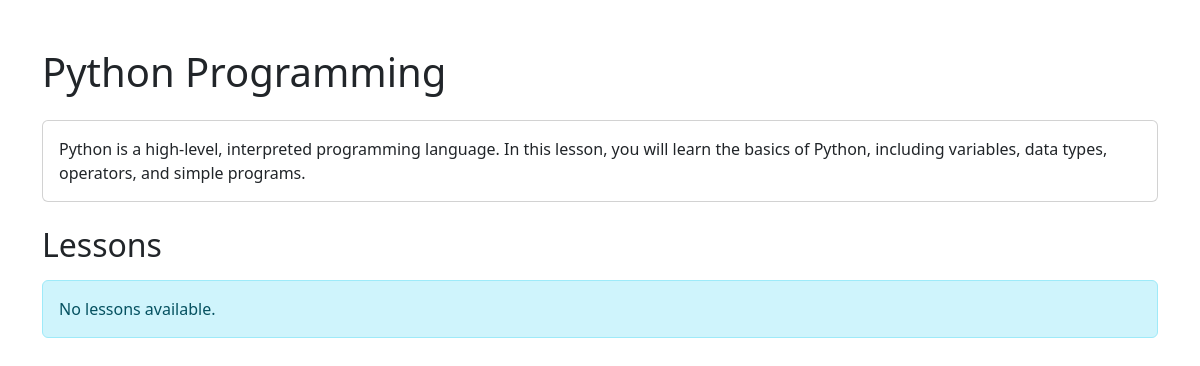
The app's page /course/3/ with its own data.
### onlinecourseapp/models.py (models this page shows, shortened)
class Course(models.Model):
    name = models.CharField(max_length=100)
    description = models.TextField()
    instructor = models.ForeignKey(
        Instructor,
        on_delete=models.CASCADE
    )

### onlinecourseapp/views.py (the view)
def course_details(request, course_id):
    course = get_object_or_404(Course, id=course_id)
    return render(
        request,
        'onlinecourseapp/course_details_bootstrap.html',
        {'course': course}
    )

### onlinecourseapp/templates/onlinecourseapp/course_details_bootstrap.html (shortened to what this page needs)
<!DOCTYPE html>
<html lang="en">
<head>
    <link href="https://cdn.jsdelivr.net/npm/bootstrap@5.3.3/dist/css/bootstrap.min.css"
          rel="stylesheet">
</head>
<body>
<div class="container mt-5">
    <h1 class="mb-4">{{ course.name }}</h1>
    <div class="card mb-4">
        <div class="card-body">
            <p class="card-text">{{ course.description }}</p>
        </div>
    </div>
    <h2 class="mb-3">Lessons</h2>
    <div class="list-group">
        {% for lesson in course.lesson_set.all %}
        <div class="list-group-item">
            <h5>{{ lesson.title }}</h5>
            <p>{{ lesson.content }}</p>
        </div>
        {% empty %}
        <div class="alert alert-info">
            No lessons available.
        </div>
        {% endfor %}
    </div>
</div>
</body>
</html>

### records on screen
Course: name "Python Programming", description "Python is a high-level, interpreted programming language. In this lesson, you will learn the basics of Python, including variables, data types, operators, and simple programs."
